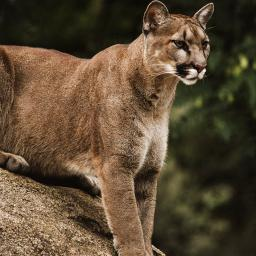
#> input picture adjusted/animal/00000008.jpg, 256 x 256 px; its folder holds only this picture in this run
$ python preprocessing.py
#> lines starting #> are read from the running program, lines starting #| are printed output that depends on the picture
from skimage.transform import resize
from skimage.io import imread, imsave
from skimage.color import rgb2gray
import numpy as np
import random
import os

# hello
# [66 lines left out: functions create_test_set, filter_and_adjust_images_in_category, not called in this run]

# create bw adjusted images
def create_bw_images():
    categories = sorted(os.listdir("./adjusted/"))
    print(categories)

    if not os.path.isdir("./adjustedbw"):
        os.mkdir("./adjustedbw")

    for category in categories:
        all_images = os.listdir("./adjusted/" + category)
        if not os.path.isdir("./adjustedbw/" + category):
            os.mkdir("./adjustedbw/" + category)
        for name in all_images:
            img = imread("./adjusted/" + category + "/" + name)
#> img is the input picture: shape (256, 256, 3); mean R, G, B 91.6, 74.1, 52.3
            gray = rgb2gray(img)
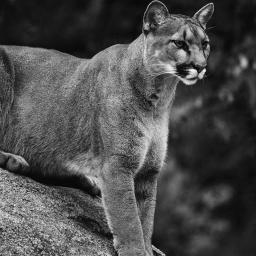
#> gray: shape (256, 256) float64; min 0.00333, max 0.989, mean 0.299
            imsave('./adjustedbw/' + category + '/' + name, gray)
            print("saved to ", './adjustedbw/' + category + '/' + name)
#> pass 2 of the loop in create_bw_images, `for category in categories:`:
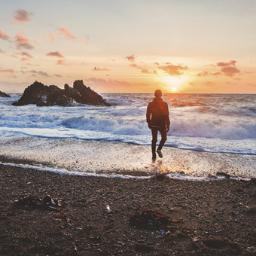
#> input picture adjusted/beach/00000036.jpg, 256 x 256 px
#> in create_bw_images, img is the input picture: shape (256, 256, 3); mean R, G, B 151.6, 136.9, 127.7
#> in create_bw_images, `gray = rgb2gray(img)`:
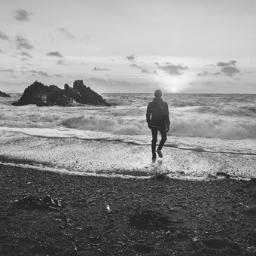
#> gray: shape (256, 256) float64; min 0.0587, max 0.983, mean 0.547

# category = [
#     'autumn',  'bus',  'christmas', 'dog',  'dress',  'forest',  'fruit',  'house',  'mountain',  'road',  'smoldoggo',  'sunset',  'waterfall'
# ]

# for c in category:
#     print(filter_and_adjust_images_in_category(c, 256))
# # create_test_set("beach")
# # filter_and_adjust_images_in_category("beach", 256)


create_bw_images()
